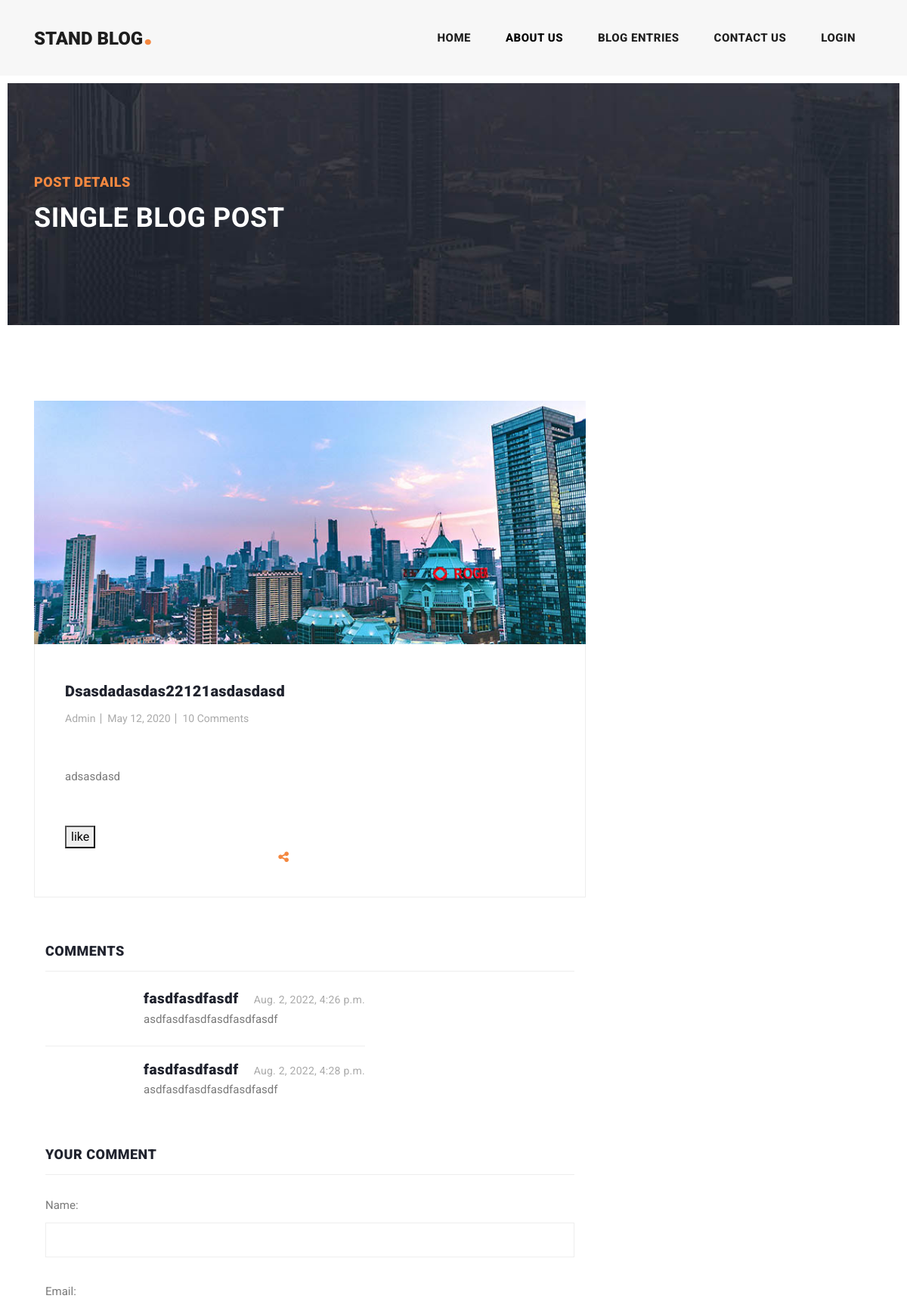
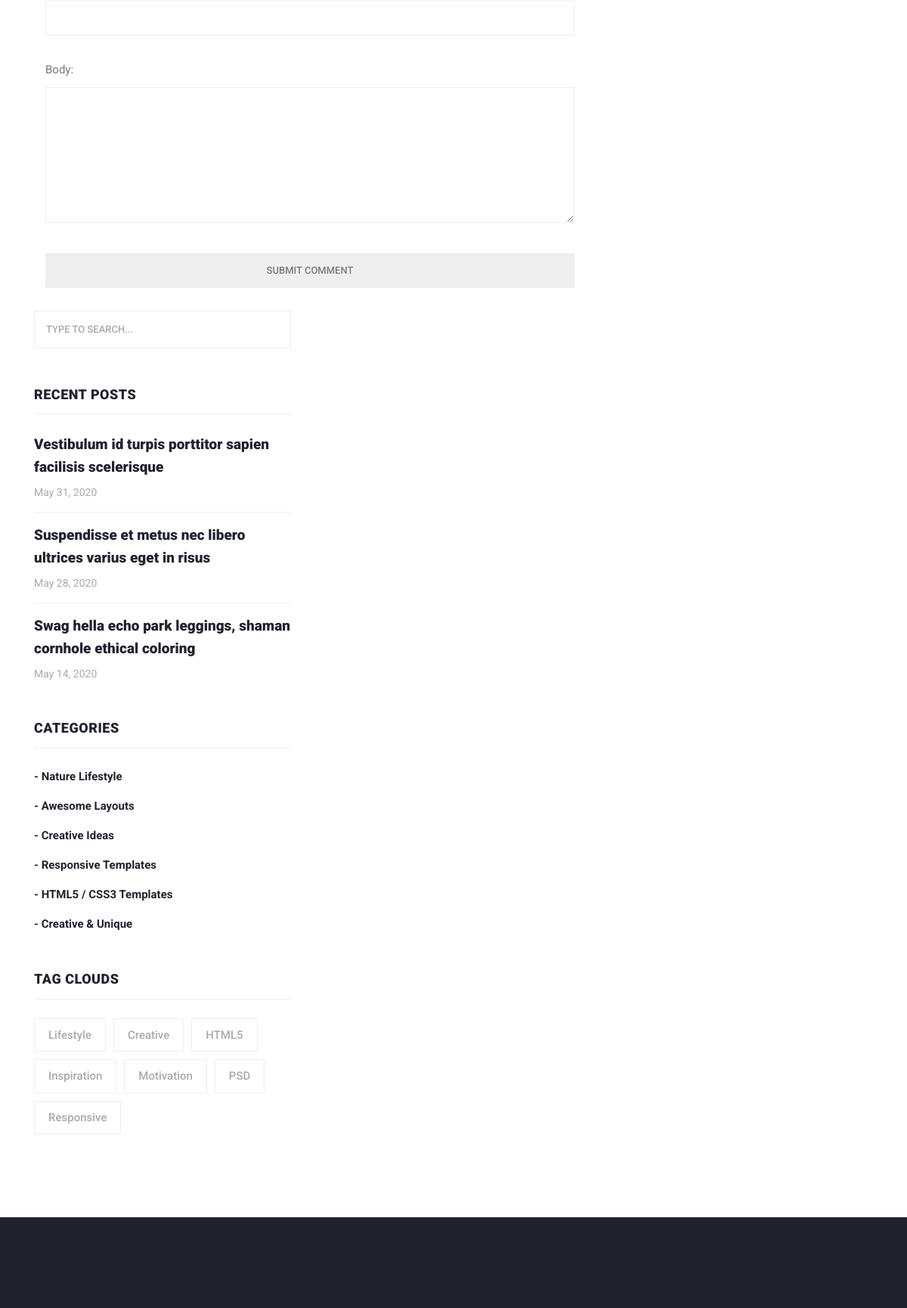
Page /dsasdadasdas22121asdasdasd/blogdetail/ on the committed database (2 pictures, top to bottom).
### blog_app/models.py (models this page shows, shortened)
class Blog(models.Model):
    blog_id=models.AutoField(primary_key=True,unique=True)
    blog_tilte=models.CharField(max_length=100)
    blog_description=RichTextField()
    blog_image=models.ImageField(upload_to='documents/blogimages/')
    blog_tagLine=models.CharField(max_length=500)
    blog_category=models.ManyToManyField(BlogCategory,default='',blank=True,related_name='blogcateg')
    likes=models.ManyToManyField(User,default='',blank=True,related_name="likes")
    dislike = models.ManyToManyField(User, related_name='dislikes', blank=True, default='')
    blog_tag=models.ManyToManyField(BlogTags,default='',blank=True)
    created_by=models.ForeignKey(User,on_delete=models.CASCADE)
    blog_tagLine=models.CharField(max_length=500)
    slug=slug=models.SlugField(unique=True,null=True,blank=True)
    created_at = models.DateTimeField(auto_now_add=True)
    modify_at = models.DateTimeField(auto_now=True)
    is_active = models.BooleanField(default=True)

class Comment(models.Model):
    blog = models.ForeignKey(Blog,on_delete=models.CASCADE,related_name='comment')
    name = models.CharField(max_length=80)
    email = models.EmailField()
    body = models.TextField()
    created_on = models.DateTimeField(auto_now_add=True)
    active = models.BooleanField(default=True)
    class Meta:
        ordering = ['created_on']
    def __str__(self):
        return 'comment {} by {}'.format(self.body, self.name)

### blog_app/views.py (the view)
# urls.py: path("<slug:slug>/blogdetail/", views.blogdetail, name="blogdetail"),
def blogdetail(request, slug):
    blog = get_object_or_404(Blog, slug=slug)
    comments = Comment.objects.filter(blog=blog)
    print(comments)
    is_liked = False
    is_dislike = False
    if blog.likes.filter(id=request.user.id).exists():
        is_liked = True
    if blog.dislike.filter(id=request.user.id).exists():
        is_dislike = True
    if request.method == 'POST':
        comment_form = CommentForm(data=request.POST)
        if comment_form.is_valid():
            comment_form.instance.blog = blog
            comment_form.save()
    else:
        comment_form = CommentForm()
    context = {
        "is_dislike":is_dislike,
        "is_liked":is_liked,
        "blog": blog,
        "comment_form":comment_form,
        "comments":comments,
    }
    if is_ajax(request=request):
        html = render_to_string('comment.html', context, request=request)
        return JsonResponse({'form': html})
    return render(request, "post_details.html", context)

### blog_app/forms.py
class CommentForm(forms.ModelForm):
    class Meta:
        model = Comment
        fields = ('name', 'email', 'body')

### blog_app/views.py (called while the page is built)
def is_ajax(request):
    return request.META.get('HTTP_X_REQUESTED_WITH') == 'XMLHttpRequest'

### templates/post_details.html (shortened to what this page needs)
{% extends "base.html" %}
{% load static %}
{% load social_share %}
{% block content %}
    <div class="heading-page header-text">
      <section class="page-heading">
        <div class="container">
          <div class="row">
            <div class="col-lg-12">
              <div class="text-content">
                <h4>Post Details</h4>
                <h2>Single blog post</h2>
              </div>
            </div>
          </div>
        </div>
      </section>
    </div>
    <section class="blog-posts grid-system">
      <div class="container">
        <div class="row">
          <div class="col-lg-8">
            <div class="all-blog-posts">
              <div class="row">
                <div class="col-lg-12">
                  <div class="blog-post">
                    <div class="blog-thumb">
                      <img src="/documents/{{blog.blog_image}}" alt="">
                    </div>
                    <div class="down-content">
                      <a href="post-details.html"><h4>{{blog.blog_tilte}}</h4></a>
                      <ul class="post-info">
                        <li><a href="#">Admin</a></li>
                        <li><a href="#">May 12, 2020</a></li>
                        <li><a href="#">10 Comments</a></li>
                      </ul>
                      <p>{{blog.blog_description| safe}}</p>
                      <div class="post-options">
                  <form action="{% url 'like' blog.slug %}" method="post">
                    {% if is_liked%}
                    <button value="{{blog.blog_id}}" name="video_id">Dislike</button>
                    {% else %}
                    <button value="{{blog.blog_id}}" name="video_id">like</button>
                    {% endif %}
                  </form>
                  </div>
                          <div class="col-6">
                            <ul class="post-share">
                              <li><i class="fa fa-share-alt"></i></li>
                            </ul>
                          </div>
                        </div>
                      </div>
                    </div>
                  </div>
                </div>
                <div class="col-lg-12">
                  <div class="sidebar-item comments">
                    <div class="sidebar-heading">
                      <h2>comments</h2>
                    </div>
                    <div class="content">
                      <ul>
                        {% for i in comments%}
                        <li>
                          <div class="right-content">
                            <h4>{{i.name}}<span>{{i.created_on}}</span></h4>
                            <p>{{i.body}}</p>
                          </div>
                        </li>
                        {% endfor %}
                      </ul>
                    </div>
                  </div>
                </div>
                <div class="col-lg-12">
                  <div class="sidebar-item submit-comment">
                    <div class="sidebar-heading">
                      <h2>Your comment</h2>
                    </div>
                    <div class="content">
                      <form id="comment" action="#" method="POST">
                        {% include 'comment.html' %}
                        </form>
                    </div>
                  </div>
                </div>
              </div>
            </div>
          </div>
          <div class="col-lg-4">
            <div class="sidebar">
              <div class="row">
                <div class="col-lg-12">
                  <div class="sidebar-item search">
                    <form id="search_form" name="gs" method="GET" action="#">
                      <input type="text" name="q" class="searchText" placeholder="type to search..." autocomplete="on">
                    </form>
                  </div>
                </div>
                <div class="col-lg-12">
                  <div class="sidebar-item recent-posts">
                    <div class="sidebar-heading">
                      <h2>Recent Posts</h2>
                    </div>
                    <div class="content">
                      <ul>
                        <li><a href="post-details.html">
                          <h5>Vestibulum id turpis porttitor sapien facilisis scelerisque</h5>
                          <span>May 31, 2020</span>
                        </a></li>
                        <li><a href="post-details.html">
                          <h5>Suspendisse et metus nec libero ultrices varius eget in risus</h5>
                          <span>May 28, 2020</span>
                        </a></li>
                        <li><a href="post-details.html">
                          <h5>Swag hella echo park leggings, shaman cornhole ethical coloring</h5>
                          <span>May 14, 2020</span>
                        </a></li>
                      </ul>
                    </div>
                  </div>
                </div>
                <div class="col-lg-12">
                  <div class="sidebar-item categories">
                    <div class="sidebar-heading">
                      <h2>Categories</h2>
                    </div>
                    <div class="content">
                      <ul>
                        <li><a href="#">- Nature Lifestyle</a></li>
                        <li><a href="#">- Awesome Layouts</a></li>
                        <li><a href="#">- Creative Ideas</a></li>
                        <li><a href="#">- Responsive Templates</a></li>
                        <li><a href="#">- HTML5 / CSS3 Templates</a></li>
                        <li><a href="#">- Creative &amp; Unique</a></li>
                      </ul>
                    </div>
                  </div>
                </div>
                <div class="col-lg-12">
                  <div class="sidebar-item tags">
                    <div class="sidebar-heading">
                      <h2>Tag Clouds</h2>
                    </div>
                    <div class="content">
                      <ul>
                        <li><a href="#">Lifestyle</a></li>
                        <li><a href="#">Creative</a></li>
                        <li><a href="#">HTML5</a></li>
                        <li><a href="#">Inspiration</a></li>
                        <li><a href="#">Motivation</a></li>
                        <li><a href="#">PSD</a></li>
                        <li><a href="#">Responsive</a></li>
                      </ul>
                    </div>
                  </div>
                </div>
              </div>
            </div>
          </div>
    </section>
{% endblock %}

### rows in the picture
Blog: blog_image (picture), blog_tilte "Dsasdadasdas22121asdasdasd", blog_description "adsasdasd"
Comment: name "fasdfasdfasdf", created_on "Aug. 2, 2022, 4:26 p.m.", body "asdfasdfasdfasdfasdfasdf"
Comment: name "fasdfasdfasdf", created_on "Aug. 2, 2022, 4:28 p.m.", body "asdfasdfasdfasdfasdfasdf"
